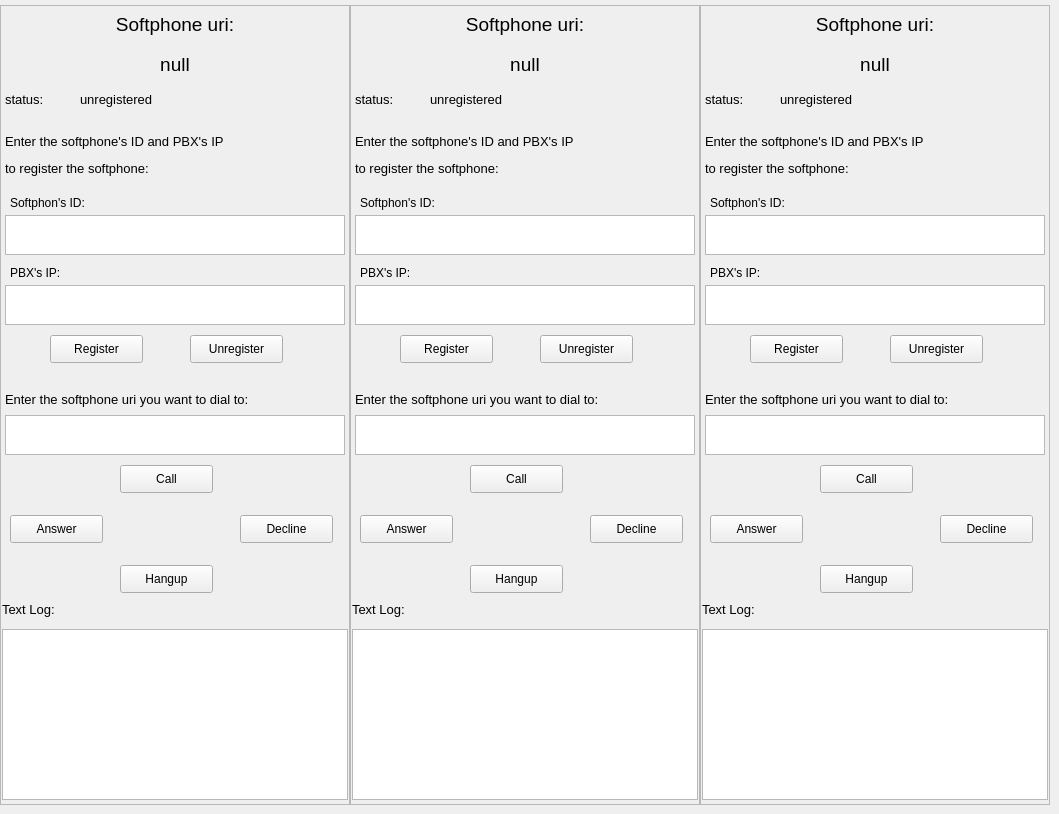
    <widget class="QWidget" name="Manual_Tests">
     <attribute name="title">
      <string>Manual Tests</string>
     </attribute>
     <widget class="QFrame" name="softphone_1">
      <property name="geometry">
       <rect>
        <x>0</x>
        <y>5</y>
        <width>350</width>
        <height>800</height>
       </rect>
      </property>
      <property name="frameShape">
       <enum>QFrame::StyledPanel</enum>
      </property>
      <property name="frameShadow">
       <enum>QFrame::Raised</enum>
      </property>
      <widget class="QLabel" name="softphone_text_log_label_1">
       <property name="geometry">
        <rect>
         <x>2</x>
         <y>590</y>
         <width>75</width>
         <height>30</height>
        </rect>
       </property>
       <property name="text">
        <string>&lt;html&gt;&lt;head/&gt;&lt;body&gt;&lt;p&gt;&lt;span style=&quot; font-size:10pt;&quot;&gt;Text Log:&lt;/span&gt;&lt;/p&gt;&lt;/body&gt;&lt;/html&gt;</string>
       </property>
      </widget>
      <widget class="QTextBrowser" name="softphone_log_text_browser_1">
       <property name="geometry">
        <rect>
         <x>2</x>
         <y>624</y>
         <width>346</width>
         <height>171</height>
        </rect>
       </property>
      </widget>
      <widget class="QLabel" name="softphone_softphone_uri_header_label_1">
       <property name="geometry">
        <rect>
         <x>2</x>
         <y>0</y>
         <width>346</width>
         <height>40</height>
        </rect>
       </property>
       <property name="text">
        <string>&lt;html&gt;&lt;head/&gt;&lt;body&gt;&lt;p align=&quot;center&quot;&gt;&lt;span style=&quot; font-size:14pt;&quot;&gt;Softphone uri:&lt;/span&gt;&lt;/p&gt;&lt;/body&gt;&lt;/html&gt;</string>
       </property>
      </widget>
      <widget class="QLabel" name="softphone_status_label_1">
       <property name="geometry">
        <rect>
         <x>5</x>
         <y>85</y>
         <width>55</width>
         <height>20</height>
        </rect>
       </property>
       <property name="text">
        <string>&lt;html&gt;&lt;head/&gt;&lt;body&gt;&lt;p&gt;&lt;span style=&quot; font-size:10pt;&quot;&gt;status:&lt;/span&gt;&lt;/p&gt;&lt;/body&gt;&lt;/html&gt;</string>
       </property>
      </widget>
      <widget class="QLabel" name="softphone_current_status_label_1">
       <property name="geometry">
        <rect>
         <x>80</x>
         <y>85</y>
         <width>265</width>
         <height>20</height>
        </rect>
       </property>
       <property name="text">
        <string>&lt;html&gt;&lt;head/&gt;&lt;body&gt;&lt;p&gt;&lt;span style=&quot; font-size:10pt;&quot;&gt;unregistered&lt;/span&gt;&lt;/p&gt;&lt;/body&gt;&lt;/html&gt;</string>
       </property>
      </widget>
      <widget class="QLabel" name="softphone_register_label_1">
       <property name="geometry">
        <rect>
         <x>5</x>
         <y>120</y>
         <width>340</width>
         <height>61</height>
        </rect>
       </property>
       <property name="text">
        <string>&lt;html&gt;&lt;head/&gt;&lt;body&gt;&lt;p&gt;&lt;span style=&quot; font-size:10pt;&quot;&gt;Enter the softphone's ID and PBX's IP &lt;/span&gt;&lt;/p&gt;&lt;p&gt;&lt;span style=&quot; font-size:10pt;&quot;&gt;to register the softphone:&lt;/span&gt;&lt;/p&gt;&lt;/body&gt;&lt;/html&gt;</string>
       </property>
      </widget>
      <widget class="QTextEdit" name="softphone_pbx_ip_edit_text_1">
       <property name="geometry">
        <rect>
         <x>5</x>
         <y>280</y>
         <width>340</width>
         <height>40</height>
        </rect>
       </property>
      </widget>
      <widget class="QLabel" name="softphone_call_label_1">
       <property name="geometry">
        <rect>
         <x>5</x>
         <y>380</y>
         <width>340</width>
         <height>30</height>
        </rect>
       </property>
       <property name="text">
        <string>&lt;html&gt;&lt;head/&gt;&lt;body&gt;&lt;p&gt;&lt;span style=&quot; font-size:10pt;&quot;&gt;Enter the softphone uri you want to dial to:&lt;/span&gt;&lt;/p&gt;&lt;/body&gt;&lt;/html&gt;</string>
       </property>
      </widget>
      <widget class="QTextEdit" name="softphone_dest_edit_text_1">
       <property name="geometry">
        <rect>
         <x>5</x>
         <y>410</y>
         <width>340</width>
         <height>40</height>
        </rect>
       </property>
      </widget>
      <widget class="QPushButton" name="softphone_answer_button_1">
       <property name="geometry">
        <rect>
         <x>10</x>
         <y>510</y>
         <width>93</width>
         <height>28</height>
        </rect>
       </property>
       <property name="text">
        <string>Answer</string>
       </property>
      </widget>
      <widget class="QPushButton" name="softphone_call_button_1">
       <property name="geometry">
        <rect>
         <x>120</x>
         <y>460</y>
         <width>93</width>
         <height>28</height>
        </rect>
       </property>
       <property name="text">
        <string>Call</string>
       </property>
      </widget>
      <widget class="QPushButton" name="softphone_register_button_1">
       <property name="geometry">
        <rect>
         <x>50</x>
         <y>330</y>
         <width>93</width>
         <height>28</height>
        </rect>
       </property>
       <property name="text">
        <string>Register</string>
       </property>
      </widget>
      <widget class="QPushButton" name="softphone_decline_button_1">
       <property name="geometry">
        <rect>
         <x>240</x>
         <y>510</y>
         <width>93</width>
         <height>28</height>
        </rect>
       </property>
       <property name="text">
        <string>Decline</string>
       </property>
      </widget>
      <widget class="QLabel" name="softphone_uri_label_1">
       <property name="geometry">
        <rect>
         <x>2</x>
         <y>40</y>
         <width>346</width>
         <height>40</height>
        </rect>
       </property>
       <property name="text">
        <string>&lt;html&gt;&lt;head/&gt;&lt;body&gt;&lt;p align=&quot;center&quot;&gt;&lt;span style=&quot; font-size:14pt;&quot;&gt;null&lt;/span&gt;&lt;/p&gt;&lt;/body&gt;&lt;/html&gt;</string>
       </property>
      </widget>
      <widget class="QTextEdit" name="softphone_id_edit_text_1">
       <property name="geometry">
        <rect>
         <x>5</x>
         <y>210</y>
         <width>340</width>
         <height>40</height>
        </rect>
       </property>
      </widget>
      <widget class="QLabel" name="softphone_id_label_1">
       <property name="geometry">
        <rect>
         <x>10</x>
         <y>190</y>
         <width>91</width>
         <height>16</height>
        </rect>
       </property>
       <property name="text">
        <string>Softphon's ID:</string>
       </property>
      </widget>
      <widget class="QLabel" name="softphone_pbx_ip_label_1">
       <property name="geometry">
        <rect>
         <x>10</x>
         <y>260</y>
         <width>91</width>
         <height>16</height>
        </rect>
       </property>
       <property name="text">
        <string>PBX's IP:</string>
       </property>
      </widget>
      <widget class="QPushButton" name="softphone_hangup_button_1">
       <property name="geometry">
        <rect>
         <x>120</x>
         <y>560</y>
         <width>93</width>
         <height>28</height>
        </rect>
       </property>
       <property name="text">
        <string>Hangup</string>
       </property>
      </widget>
      <widget class="QPushButton" name="softphone_unregister_button_1">
       <property name="geometry">
        <rect>
         <x>190</x>
         <y>330</y>
         <width>93</width>
         <height>28</height>
        </rect>
       </property>
       <property name="text">
        <string>Unregister</string>
       </property>
      </widget>
     </widget>
     <widget class="QFrame" name="softphone_2">
      <property name="geometry">
       <rect>
        <x>350</x>
        <y>5</y>
        <width>350</width>
        <height>800</height>
       </rect>
      </property>
      <property name="frameShape">
       <enum>QFrame::StyledPanel</enum>
      </property>
      <property name="frameShadow">
       <enum>QFrame::Raised</enum>
      </property>
      <widget class="QLabel" name="softphone_text_log_label_2">
       <property name="geometry">
        <rect>
         <x>2</x>
         <y>590</y>
         <width>75</width>
         <height>30</height>
        </rect>
       </property>
       <property name="text">
        <string>&lt;html&gt;&lt;head/&gt;&lt;body&gt;&lt;p&gt;&lt;span style=&quot; font-size:10pt;&quot;&gt;Text Log:&lt;/span&gt;&lt;/p&gt;&lt;/body&gt;&lt;/html&gt;</string>
       </property>
      </widget>
      <widget class="QTextBrowser" name="softphone_log_text_browser_2">
       <property name="geometry">
        <rect>
         <x>2</x>
         <y>624</y>
         <width>346</width>
         <height>171</height>
        </rect>
       </property>
      </widget>
      <widget class="QLabel" name="softphone_softphone_uri_header_label_2">
       <property name="geometry">
        <rect>
         <x>2</x>
         <y>0</y>
         <width>346</width>
         <height>40</height>
        </rect>
       </property>
       <property name="text">
        <string>&lt;html&gt;&lt;head/&gt;&lt;body&gt;&lt;p align=&quot;center&quot;&gt;&lt;span style=&quot; font-size:14pt;&quot;&gt;Softphone uri:&lt;/span&gt;&lt;/p&gt;&lt;/body&gt;&lt;/html&gt;</string>
       </property>
      </widget>
      <widget class="QLabel" name="softphone_status_label_2">
       <property name="geometry">
        <rect>
         <x>5</x>
         <y>85</y>
         <width>55</width>
         <height>20</height>
        </rect>
       </property>
       <property name="text">
        <string>&lt;html&gt;&lt;head/&gt;&lt;body&gt;&lt;p&gt;&lt;span style=&quot; font-size:10pt;&quot;&gt;status:&lt;/span&gt;&lt;/p&gt;&lt;/body&gt;&lt;/html&gt;</string>
       </property>
      </widget>
      <widget class="QLabel" name="softphone_current_status_label_2">
       <property name="geometry">
        <rect>
         <x>80</x>
         <y>85</y>
         <width>265</width>
         <height>20</height>
        </rect>
       </property>
       <property name="text">
        <string>&lt;html&gt;&lt;head/&gt;&lt;body&gt;&lt;p&gt;&lt;span style=&quot; font-size:10pt;&quot;&gt;unregistered&lt;/span&gt;&lt;/p&gt;&lt;/body&gt;&lt;/html&gt;</string>
       </property>
      </widget>
      <widget class="QLabel" name="softphone_register_label_2">
       <property name="geometry">
        <rect>
         <x>5</x>
         <y>120</y>
         <width>340</width>
         <height>61</height>
        </rect>
       </property>
       <property name="text">
        <string>&lt;html&gt;&lt;head/&gt;&lt;body&gt;&lt;p&gt;&lt;span style=&quot; font-size:10pt;&quot;&gt;Enter the softphone's ID and PBX's IP &lt;/span&gt;&lt;/p&gt;&lt;p&gt;&lt;span style=&quot; font-size:10pt;&quot;&gt;to register the softphone:&lt;/span&gt;&lt;/p&gt;&lt;/body&gt;&lt;/html&gt;</string>
       </property>
      </widget>
      <widget class="QTextEdit" name="softphone_pbx_ip_edit_text_2">
       <property name="geometry">
        <rect>
         <x>5</x>
         <y>280</y>
         <width>340</width>
         <height>40</height>
        </rect>
       </property>
      </widget>
      <widget class="QLabel" name="softphone_call_label_2">
       <property name="geometry">
        <rect>
         <x>5</x>
         <y>380</y>
         <width>340</width>
         <height>30</height>
        </rect>
       </property>
       <property name="text">
        <string>&lt;html&gt;&lt;head/&gt;&lt;body&gt;&lt;p&gt;&lt;span style=&quot; font-size:10pt;&quot;&gt;Enter the softphone uri you want to dial to:&lt;/span&gt;&lt;/p&gt;&lt;/body&gt;&lt;/html&gt;</string>
       </property>
      </widget>
      <widget class="QTextEdit" name="softphone_dest_edit_text_2">
       <property name="geometry">
        <rect>
         <x>5</x>
         <y>410</y>
         <width>340</width>
         <height>40</height>
        </rect>
       </property>
      </widget>
      <widget class="QPushButton" name="softphone_answer_button_2">
       <property name="geometry">
        <rect>
         <x>10</x>
         <y>510</y>
         <width>93</width>
         <height>28</height>
        </rect>
       </property>
       <property name="text">
        <string>Answer</string>
       </property>
      </widget>
      <widget class="QPushButton" name="softphone_call_button_2">
       <property name="geometry">
        <rect>
         <x>120</x>
         <y>460</y>
         <width>93</width>
         <height>28</height>
        </rect>
       </property>
       <property name="text">
        <string>Call</string>
       </property>
      </widget>
      <widget class="QPushButton" name="softphone_register_button_2">
       <property name="geometry">
        <rect>
         <x>50</x>
         <y>330</y>
         <width>93</width>
         <height>28</height>
        </rect>
       </property>
       <property name="text">
        <string>Register</string>
       </property>
      </widget>
      <widget class="QPushButton" name="softphone_decline_button_2">
       <property name="geometry">
        <rect>
         <x>240</x>
         <y>510</y>
         <width>93</width>
         <height>28</height>
        </rect>
       </property>
       <property name="text">
        <string>Decline</string>
       </property>
      </widget>
      <widget class="QLabel" name="softphone_uri_label_2">
       <property name="geometry">
        <rect>
         <x>2</x>
         <y>40</y>
         <width>346</width>
         <height>40</height>
        </rect>
       </property>
       <property name="text">
        <string>&lt;html&gt;&lt;head/&gt;&lt;body&gt;&lt;p align=&quot;center&quot;&gt;&lt;span style=&quot; font-size:14pt;&quot;&gt;null&lt;/span&gt;&lt;/p&gt;&lt;/body&gt;&lt;/html&gt;</string>
       </property>
      </widget>
      <widget class="QTextEdit" name="softphone_id_edit_text_2">
       <property name="geometry">
        <rect>
         <x>5</x>
         <y>210</y>
         <width>340</width>
         <height>40</height>
        </rect>
       </property>
      </widget>
      <widget class="QLabel" name="softphone_id_label_2">
       <property name="geometry">
        <rect>
         <x>10</x>
         <y>190</y>
         <width>91</width>
         <height>16</height>
        </rect>
       </property>
       <property name="text">
        <string>Softphon's ID:</string>
       </property>
      </widget>
      <widget class="QLabel" name="softphone_pbx_ip_label_2">
       <property name="geometry">
        <rect>
         <x>10</x>
         <y>260</y>
         <width>91</width>
         <height>16</height>
        </rect>
       </property>
       <property name="text">
        <string>PBX's IP:</string>
       </property>
      </widget>
      <widget class="QPushButton" name="softphone_hangup_button_2">
       <property name="geometry">
        <rect>
         <x>120</x>
         <y>560</y>
         <width>93</width>
         <height>28</height>
        </rect>
       </property>
       <property name="text">
        <string>Hangup</string>
       </property>
      </widget>
      <widget class="QPushButton" name="softphone_unregister_button_2">
       <property name="geometry">
        <rect>
         <x>190</x>
         <y>330</y>
         <width>93</width>
         <height>28</height>
        </rect>
       </property>
       <property name="text">
        <string>Unregister</string>
       </property>
      </widget>
     </widget>
     <widget class="QFrame" name="softphone_3">
      <property name="geometry">
       <rect>
        <x>700</x>
        <y>5</y>
        <width>350</width>
        <height>800</height>
       </rect>
      </property>
      <property name="frameShape">
       <enum>QFrame::StyledPanel</enum>
      </property>
      <property name="frameShadow">
       <enum>QFrame::Raised</enum>
      </property>
      <widget class="QLabel" name="softphone_text_log_label_3">
       <property name="geometry">
        <rect>
         <x>2</x>
         <y>590</y>
         <width>75</width>
         <height>30</height>
        </rect>
       </property>
       <property name="text">
        <string>&lt;html&gt;&lt;head/&gt;&lt;body&gt;&lt;p&gt;&lt;span style=&quot; font-size:10pt;&quot;&gt;Text Log:&lt;/span&gt;&lt;/p&gt;&lt;/body&gt;&lt;/html&gt;</string>
       </property>
      </widget>
      <widget class="QTextBrowser" name="softphone_log_text_browser_3">
       <property name="geometry">
        <rect>
         <x>2</x>
         <y>624</y>
         <width>346</width>
         <height>171</height>
        </rect>
       </property>
      </widget>
      <widget class="QLabel" name="softphone_softphone_uri_header_label_3">
       <property name="geometry">
        <rect>
         <x>2</x>
         <y>0</y>
         <width>346</width>
         <height>40</height>
        </rect>
       </property>
       <property name="text">
        <string>&lt;html&gt;&lt;head/&gt;&lt;body&gt;&lt;p align=&quot;center&quot;&gt;&lt;span style=&quot; font-size:14pt;&quot;&gt;Softphone uri:&lt;/span&gt;&lt;/p&gt;&lt;/body&gt;&lt;/html&gt;</string>
       </property>
      </widget>
      <widget class="QLabel" name="softphone_status_label_3">
       <property name="geometry">
        <rect>
         <x>5</x>
         <y>85</y>
         <width>55</width>
         <height>20</height>
        </rect>
       </property>
       <property name="text">
        <string>&lt;html&gt;&lt;head/&gt;&lt;body&gt;&lt;p&gt;&lt;span style=&quot; font-size:10pt;&quot;&gt;status:&lt;/span&gt;&lt;/p&gt;&lt;/body&gt;&lt;/html&gt;</string>
       </property>
      </widget>
      <widget class="QLabel" name="softphone_current_status_label_3">
       <property name="geometry">
        <rect>
         <x>80</x>
         <y>85</y>
         <width>265</width>
         <height>20</height>
        </rect>
       </property>
       <property name="text">
        <string>&lt;html&gt;&lt;head/&gt;&lt;body&gt;&lt;p&gt;&lt;span style=&quot; font-size:10pt;&quot;&gt;unregistered&lt;/span&gt;&lt;/p&gt;&lt;/body&gt;&lt;/html&gt;</string>
       </property>
      </widget>
      <widget class="QLabel" name="softphone_register_label_3">
       <property name="geometry">
        <rect>
         <x>5</x>
         <y>120</y>
         <width>340</width>
         <height>61</height>
        </rect>
       </property>
       <property name="text">
        <string>&lt;html&gt;&lt;head/&gt;&lt;body&gt;&lt;p&gt;&lt;span style=&quot; font-size:10pt;&quot;&gt;Enter the softphone's ID and PBX's IP &lt;/span&gt;&lt;/p&gt;&lt;p&gt;&lt;span style=&quot; font-size:10pt;&quot;&gt;to register the softphone:&lt;/span&gt;&lt;/p&gt;&lt;/body&gt;&lt;/html&gt;</string>
       </property>
      </widget>
      <widget class="QTextEdit" name="softphone_pbx_ip_edit_text_3">
       <property name="geometry">
        <rect>
         <x>5</x>
         <y>280</y>
         <width>340</width>
         <height>40</height>
        </rect>
       </property>
      </widget>
      <widget class="QLabel" name="softphone_call_label_3">
       <property name="geometry">
        <rect>
         <x>5</x>
         <y>380</y>
         <width>340</width>
         <height>30</height>
        </rect>
       </property>
       <property name="text">
        <string>&lt;html&gt;&lt;head/&gt;&lt;body&gt;&lt;p&gt;&lt;span style=&quot; font-size:10pt;&quot;&gt;Enter the softphone uri you want to dial to:&lt;/span&gt;&lt;/p&gt;&lt;/body&gt;&lt;/html&gt;</string>
       </property>
      </widget>
      <widget class="QTextEdit" name="softphone_dest_edit_text_3">
       <property name="geometry">
        <rect>
         <x>5</x>
         <y>410</y>
         <width>340</width>
         <height>40</height>
        </rect>
       </property>
      </widget>
      <widget class="QPushButton" name="softphone_answer_button_3">
       <property name="geometry">
        <rect>
         <x>10</x>
         <y>510</y>
         <width>93</width>
         <height>28</height>
        </rect>
       </property>
       <property name="text">
        <string>Answer</string>
       </property>
      </widget>
      <widget class="QPushButton" name="softphone_call_button_3">
       <property name="geometry">
        <rect>
         <x>120</x>
         <y>460</y>
         <width>93</width>
         <height>28</height>
        </rect>
       </property>
       <property name="text">
        <string>Call</string>
       </property>
      </widget>
      <widget class="QPushButton" name="softphone_register_button_3">
       <property name="geometry">
        <rect>
         <x>50</x>
         <y>330</y>
         <width>93</width>
         <height>28</height>
        </rect>
       </property>
       <property name="text">
        <string>Register</string>
       </property>
      </widget>
      <widget class="QPushButton" name="softphone_decline_button_3">
       <property name="geometry">
        <rect>
         <x>240</x>
         <y>510</y>
         <width>93</width>
         <height>28</height>
        </rect>
       </property>
       <property name="text">
        <string>Decline</string>
       </property>
      </widget>
      <widget class="QLabel" name="softphone_uri_label_3">
       <property name="geometry">
        <rect>
         <x>2</x>
         <y>40</y>
         <width>346</width>
         <height>40</height>
        </rect>
       </property>
       <property name="text">
        <string>&lt;html&gt;&lt;head/&gt;&lt;body&gt;&lt;p align=&quot;center&quot;&gt;&lt;span style=&quot; font-size:14pt;&quot;&gt;null&lt;/span&gt;&lt;/p&gt;&lt;/body&gt;&lt;/html&gt;</string>
       </property>
      </widget>
      <widget class="QTextEdit" name="softphone_id_edit_text_3">
       <property name="geometry">
        <rect>
         <x>5</x>
         <y>210</y>
         <width>340</width>
         <height>40</height>
        </rect>
       </property>
      </widget>
      <widget class="QLabel" name="softphone_id_label_3">
       <property name="geometry">
        <rect>
         <x>10</x>
         <y>190</y>
         <width>91</width>
         <height>16</height>
        </rect>
       </property>
       <property name="text">
        <string>Softphon's ID:</string>
       </property>
      </widget>
      <widget class="QLabel" name="softphone_pbx_ip_label_3">
       <property name="geometry">
        <rect>
         <x>10</x>
         <y>260</y>
         <width>91</width>
         <height>16</height>
        </rect>
       </property>
       <property name="text">
        <string>PBX's IP:</string>
       </property>
      </widget>
      <widget class="QPushButton" name="softphone_hangup_button_3">
       <property name="geometry">
        <rect>
         <x>120</x>
         <y>560</y>
         <width>93</width>
         <height>28</height>
        </rect>
       </property>
       <property name="text">
        <string>Hangup</string>
       </property>
      </widget>
      <widget class="QPushButton" name="softphone_unregister_button_3">
       <property name="geometry">
        <rect>
         <x>190</x>
         <y>330</y>
         <width>93</width>
         <height>28</height>
        </rect>
       </property>
       <property name="text">
        <string>Unregister</string>
       </property>
      </widget>
     </widget>
    </widget>
